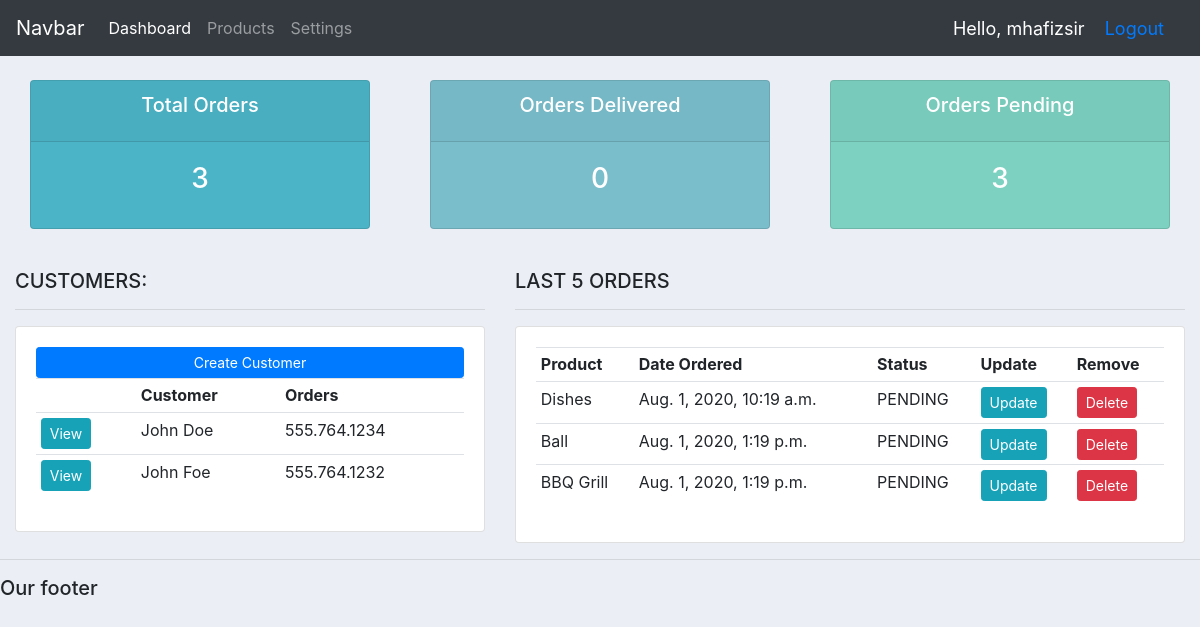
The app's page / (signed in), older data.
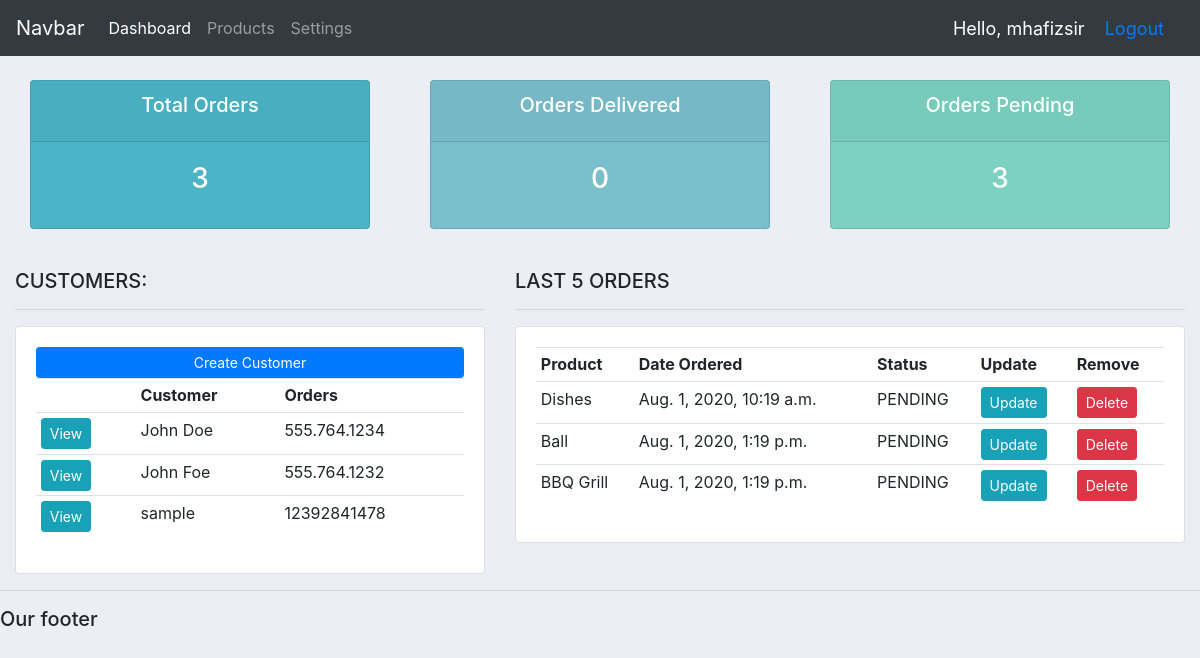
The same page, newer data.
### accounts/models.py (models this page shows, shortened)
class Customer(models.Model):
    user = models.OneToOneField(User, null=True, blank=True, on_delete=models.CASCADE)
    name = models.CharField(max_length=255, null=True)
    phone = models.CharField(max_length=255)
    email = models.CharField(max_length=255)
    profile_pic = models.ImageField(default="1200px-Circle-icons-profile.svg.png", null=True, blank=True)
    date_created = models.DateTimeField(auto_now_add=True)

class Order(models.Model):
    STATUS = (
        ("PENDING", "PENDING"),
        ("OUT OF DELIVERY", "OUT OF DELIVERY"),
        ("DELIVERED", "DELIVERED"),
    )
    customer = models.ForeignKey(Customer, null=True, on_delete=models.SET_NULL)
    product = models.ForeignKey(Products, null=True, on_delete=models.SET_NULL)
    date_created = models.DateTimeField(auto_now_add=True)
    status = models.CharField(max_length=255, null=True, choices=STATUS)
    note = models.CharField(max_length=1020, null=True)

class Products(models.Model):
    CATEGORY = (
        ("INDOOR", "INDOOR"),
        ("OUTDOOR", "OUTDOOR"),
    )
    name = models.CharField(max_length=255, null=True)
    price = models.FloatField(null=True)
    category = models.CharField(max_length=255, null=True, choices=CATEGORY)
    description = models.CharField(max_length=255, null=True, blank=True)
    date_created = models.DateTimeField(auto_now_add=True)
    tags = models.ManyToManyField(Tag)
    def __str__(self):
        return self.name

### accounts/decorators.py (the view)
    def wrapper_func(request, *args, **kwargs):
        group = None
        if request.user.groups.exists():
            group = request.user.groups.all()[0].name
        if group == 'customer':
            return redirect('user-page')
        if group == 'admin':
            return view_func(request, *args, **kwargs)

### accounts/views.py (called while the page is built)
@login_required(login_url='login')
@admin_only
def home(request):
    orders = Order.objects.all()
    customers = Customer.objects.all()
    total_customers = customers.count()
    total_orders = orders.count()
    delivered = orders.filter(status="DELIVERED").count()
    pending = orders.filter(status="PENDING").count()
    context = {
        "orders": orders,
        "customers": customers,
        "total_customers": total_customers,
        "total_orders": total_orders,
        "delivered": delivered,
        "pending": pending,
    }
    return render(request, "accounts/dashboard.html", context)

### accounts/templates/accounts/dashboard.html
{% extends 'accounts/main.html' %}
{% block content %}
    {% include 'accounts/status.html' %}
    <br>
    <div class="row">
        <div class="col-md-5">
            <h5>CUSTOMERS:</h5>
            <hr>
            <div class="card card-body">
                <a class="btn btn-primary  btn-sm btn-block" href="">Create Customer</a>
                <table class="table table-sm">
                    <tr>
                        <th></th>
                        <th>Customer</th>
                        <th>Orders</th>
                    </tr>
                    {% for customer in customers %}
                        <tr>
                            <td><a class="btn btn-sm btn-info" href="{% url 'customer' customer.id %}">View</a></td>
                            <td>{{ customer.name }}</td>
                            <td>{{ customer.phone }}</td>
                        </tr>
                    {% endfor %}
                </table>
            </div>
        </div>
        <div class="col-md-7">
            <h5>LAST 5 ORDERS</h5>
            <hr>
            <div class="card card-body">
                <table class="table table-sm">
                    <tr>
                        <th>Product</th>
                        <th>Date Ordered</th>
                        <th>Status</th>
                        <th>Update</th>
                        <th>Remove</th>
                    </tr>
                    {% for order in orders %}
                        <tr>
                            <td>{{ order.product }}</td>
                            <td>{{ order.date_created }}</td>
                            <td>{{ order.status }}</td>
                            <td><a class="btn btn-sm btn-info" href="{% url 'update_order' order.id %}">Update</a></td>
                            <td><a class="btn btn-sm btn-danger" href="{% url 'delete_order' order.id %}">Delete</a>
                            </td>
                        </tr>
                    {% endfor %}
                </table>
            </div>
        </div>
    </div>
{% endblock %}

Row changes from the older to the newer data that the page shows:
added Customer: name "sample", phone "12392841478"
